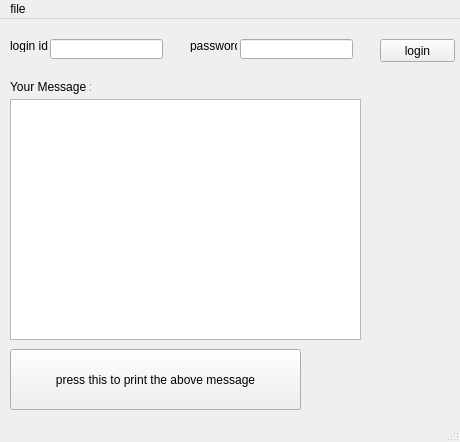
<?xml version="1.0" encoding="UTF-8"?>
<ui version="4.0">
 <class>MainWindow</class>
 <widget class="QMainWindow" name="MainWindow">
  <property name="geometry">
   <rect>
    <x>0</x>
    <y>0</y>
    <width>460</width>
    <height>442</height>
   </rect>
  </property>
  <property name="windowTitle">
   <string>MainWindow</string>
  </property>
  <widget class="QWidget" name="centralwidget">
   <widget class="QLabel" name="label">
    <property name="geometry">
     <rect>
      <x>10</x>
      <y>20</y>
      <width>47</width>
      <height>13</height>
     </rect>
    </property>
    <property name="text">
     <string>login id : </string>
    </property>
   </widget>
   <widget class="QLabel" name="label_2">
    <property name="geometry">
     <rect>
      <x>190</x>
      <y>20</y>
      <width>47</width>
      <height>13</height>
     </rect>
    </property>
    <property name="text">
     <string>password</string>
    </property>
   </widget>
   <widget class="QLineEdit" name="lineEdit">
    <property name="geometry">
     <rect>
      <x>50</x>
      <y>20</y>
      <width>113</width>
      <height>20</height>
     </rect>
    </property>
   </widget>
   <widget class="QLineEdit" name="lineEdit_2">
    <property name="geometry">
     <rect>
      <x>240</x>
      <y>20</y>
      <width>113</width>
      <height>20</height>
     </rect>
    </property>
   </widget>
   <widget class="QPushButton" name="pushButton">
    <property name="geometry">
     <rect>
      <x>380</x>
      <y>20</y>
      <width>75</width>
      <height>23</height>
     </rect>
    </property>
    <property name="text">
     <string>login</string>
    </property>
   </widget>
   <widget class="QLabel" name="label_3">
    <property name="geometry">
     <rect>
      <x>10</x>
      <y>60</y>
      <width>81</width>
      <height>16</height>
     </rect>
    </property>
    <property name="text">
     <string>Your Message :</string>
    </property>
   </widget>
   <widget class="QTextEdit" name="textEdit">
    <property name="geometry">
     <rect>
      <x>10</x>
      <y>80</y>
      <width>351</width>
      <height>241</height>
     </rect>
    </property>
   </widget>
   <widget class="QPushButton" name="pushButton_2">
    <property name="geometry">
     <rect>
      <x>10</x>
      <y>330</y>
      <width>291</width>
      <height>61</height>
     </rect>
    </property>
    <property name="text">
     <string>press this to print the above message</string>
    </property>
   </widget>
  </widget>
  <widget class="QMenuBar" name="menubar">
   <property name="geometry">
    <rect>
     <x>0</x>
     <y>0</y>
     <width>460</width>
     <height>21</height>
    </rect>
   </property>
   <widget class="QMenu" name="menufile">
    <property name="title">
     <string>file</string>
    </property>
    <addaction name="actionclose"/>
   </widget>
   <addaction name="menufile"/>
  </widget>
  <widget class="QStatusBar" name="statusbar"/>
  <action name="actionclose">
   <property name="text">
    <string>close</string>
   </property>
  </action>
 </widget>
 <resources/>
 <connections/>
</ui>
